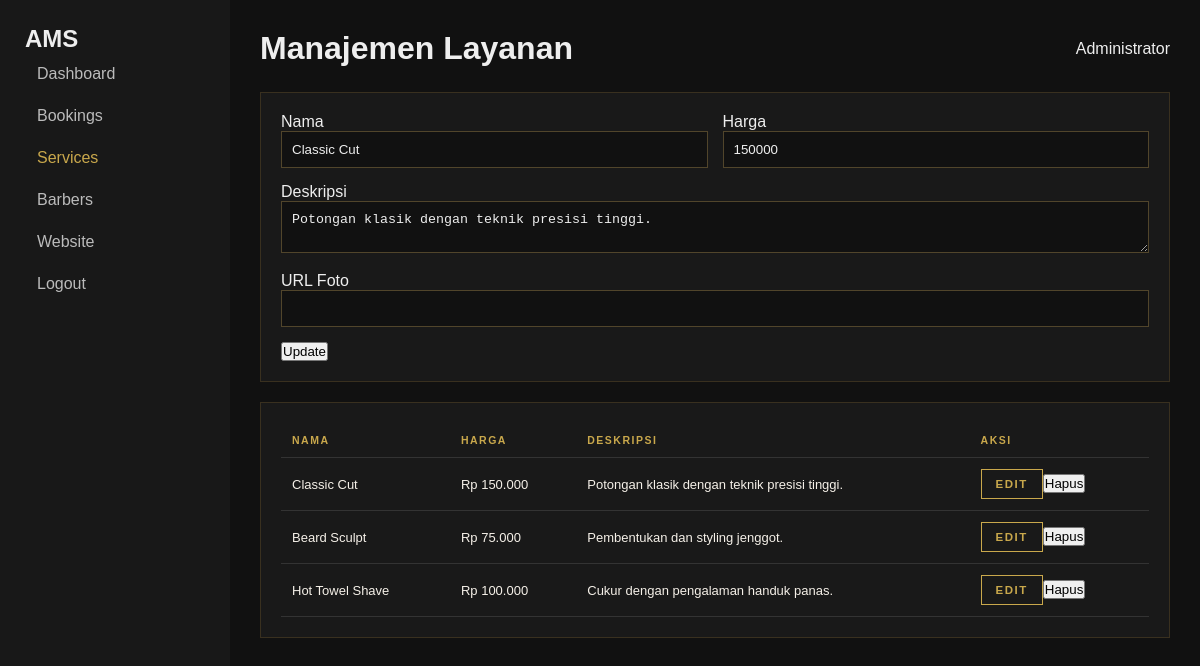
The page /admin/services.php?edit=1 (signed in) on the database its author committed.
### tables this page shows
CREATE TABLE IF NOT EXISTS services (
 id INT UNSIGNED AUTO_INCREMENT PRIMARY KEY,
 nama VARCHAR(150) NOT NULL,
 harga INT NOT NULL DEFAULT 0,
 deskripsi TEXT NULL,
 foto VARCHAR(500) NULL,
 created_at TIMESTAMP DEFAULT CURRENT_TIMESTAMP
);

### admin/services.php (the view, shortened to what this page needs)
<?php
require_once __DIR__.'/../includes/auth.php';
$edit=null;if(isset($_GET['edit'])){$s=$pdo->prepare("SELECT * FROM services WHERE id=?");$s->execute([(int)$_GET['edit']]);$edit=$s->fetch();}
$rows=$pdo->query("SELECT * FROM services ORDER BY id ASC")->fetchAll();$pageTitle='Manajemen Layanan';$activeMenu='services';require __DIR__.'/includes/layout_top.php';
?>
<div class="panel"><form method="post" class="form-grid"><input type="hidden" name="action" value="save"><input type="hidden" name="id" value="<?=htmlspecialchars($edit['id']??0)?>">
<div><label>Nama</label><input name="nama" required value="<?=htmlspecialchars($edit['nama']??'')?>"></div><div><label>Harga</label><input type="number" name="harga" required value="<?=htmlspecialchars($edit['harga']??0)?>"></div>
<div class="full"><label>Deskripsi</label><textarea name="deskripsi"><?=htmlspecialchars($edit['deskripsi']??'')?></textarea></div><div class="full"><label>URL Foto</label><input name="foto" value="<?=htmlspecialchars($edit['foto']??'')?>"></div>
<div class="full"><button><?= $edit?'Update':'Tambah' ?></button></div></form></div>
<div class="panel"><div class="table-wrap"><table><tr><th>Nama</th><th>Harga</th><th>Deskripsi</th><th>Aksi</th></tr>
<?php foreach($rows as $r):?><tr><td><?=htmlspecialchars($r['nama'])?></td><td>Rp <?=number_format($r['harga'],0,',','.')?></td><td><?=htmlspecialchars($r['deskripsi'])?></td><td><a class="btn" href="?edit=<?=$r['id']?>">Edit</a><form method="post" style="display:inline"><input type="hidden" name="action" value="delete"><input type="hidden" name="id" value="<?=$r['id']?>"><button>Hapus</button></form></td></tr><?php endforeach;?></table></div></div>
<?php require __DIR__.'/includes/layout_bottom.php'; ?>

### assets/css/admin.css (style rules this page uses)
* { box-sizing:border-box;margin:0;padding:0; }
:root { --gold:#C9A84C; --gold-light:#E8C96A; --gold-dim:rgba(201,168,76,0.14); --black:#0a0a0a; --black-2:#121212; --black-3:#1a1a1a; --black-4:#212121; --white:#f5f0e8; --text-muted:rgba(245,240,232,0.5); --ok:#6fbf73; --warn:#e0b34c; --danger:#e06868; }
body { font-family:'Inter',sans-serif;background:var(--black);color:var(--white); }
a { color:inherit; }
.panel { background:var(--black-3);border:1px solid rgba(201,168,76,0.2);margin-bottom:28px; }
table { width:100%;border-collapse:collapse;font-size:13px; }
th { text-align:left;font-size:10.5px;letter-spacing:1.5px;text-transform:uppercase; color:var(--gold);padding:12px 14px;border-bottom:1px solid rgba(201,168,76,0.25); }
td { padding:13px 14px;border-bottom:1px solid rgba(255,255,255,0.06);color:var(--white); }
.btn { display:inline-flex;align-items:center;gap:6px;border:1px solid var(--gold);background:transparent; color:var(--gold);padding:9px 18px;font-size:11.5px;letter-spacing:1.5px;text-transform:uppercase; cursor:pointer;text-decoration:none;transition:.2s;font-family:inherit;font-weight:600; }
.form-grid { display:grid;grid-template-columns:1fr 1fr;gap:18px; }

### admin/includes/layout_top.php (style rules this page uses)
body { margin:0;background:#111;color:#eee;font-family:Arial }
.btn { padding:8px 14px;border:1px solid #c9a84c;color:#c9a84c;text-decoration:none;background:transparent }
.table-wrap { overflow:auto }
.panel { background:#191919;padding:20px;margin-bottom:20px;border:1px solid #39301f }
table { width:100%;border-collapse:collapse }
th,td { padding:11px;border-bottom:1px solid #333;text-align:left }
input,select,textarea { box-sizing:border-box;background:#111;color:#eee;border:1px solid #51452b;padding:10px;width:100% }
.form-grid { display:grid;grid-template-columns:1fr 1fr;gap:15px }
.full { grid-column:1/-1 }

### rows shown on the page
services: nama "Classic Cut", harga "150000", deskripsi "Potongan klasik dengan teknik presisi tinggi.", harga "150.000"
services: nama "Beard Sculpt", harga "75.000", deskripsi "Pembentukan dan styling jenggot."
services: nama "Hot Towel Shave", harga "100.000", deskripsi "Cukur dengan pengalaman handuk panas."

### other values the page prints
$pageTitle "Manajemen Layanan"
$_SESSION['admin_nama'] "Administrator"
